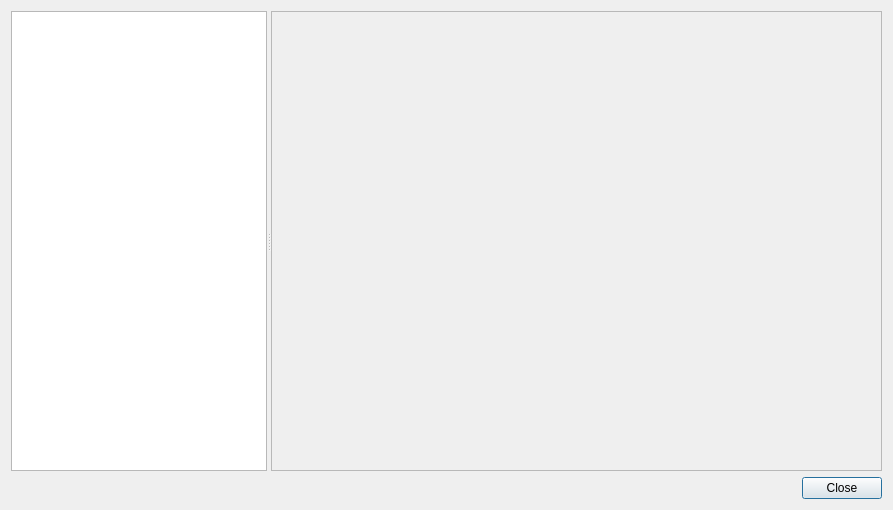
<?xml version="1.0" encoding="UTF-8"?>
<ui version="4.0">
 <class>preferencesDialog</class>
 <widget class="QDialog" name="preferencesDialog">
  <property name="geometry">
   <rect>
    <x>0</x>
    <y>0</y>
    <width>893</width>
    <height>510</height>
   </rect>
  </property>
  <property name="windowTitle">
   <string>Preferences</string>
  </property>
  <layout class="QVBoxLayout" name="verticalLayout" stretch="1,0">
   <item>
    <widget class="QSplitter" name="splitter">
     <property name="orientation">
      <enum>Qt::Horizontal</enum>
     </property>
     <widget class="QListWidget" name="categoryList">
      <property name="sizePolicy">
       <sizepolicy hsizetype="Fixed" vsizetype="Expanding">
        <horstretch>0</horstretch>
        <verstretch>0</verstretch>
       </sizepolicy>
      </property>
      <property name="baseSize">
       <size>
        <width>200</width>
        <height>0</height>
       </size>
      </property>
     </widget>
     <widget class="QStackedWidget" name="frameStack">
      <property name="sizePolicy">
       <sizepolicy hsizetype="Expanding" vsizetype="Preferred">
        <horstretch>1</horstretch>
        <verstretch>0</verstretch>
       </sizepolicy>
      </property>
      <property name="frameShape">
       <enum>QFrame::StyledPanel</enum>
      </property>
      <property name="frameShadow">
       <enum>QFrame::Raised</enum>
      </property>
     </widget>
    </widget>
   </item>
   <item>
    <layout class="QHBoxLayout" name="horizontalLayout">
     <item>
      <spacer name="horizontalSpacer">
       <property name="orientation">
        <enum>Qt::Horizontal</enum>
       </property>
       <property name="sizeHint" stdset="0">
        <size>
         <width>40</width>
         <height>20</height>
        </size>
       </property>
      </spacer>
     </item>
     <item>
      <widget class="QPushButton" name="okButton">
       <property name="text">
        <string>Close</string>
       </property>
      </widget>
     </item>
    </layout>
   </item>
  </layout>
 </widget>
 <resources/>
 <connections/>
</ui>
